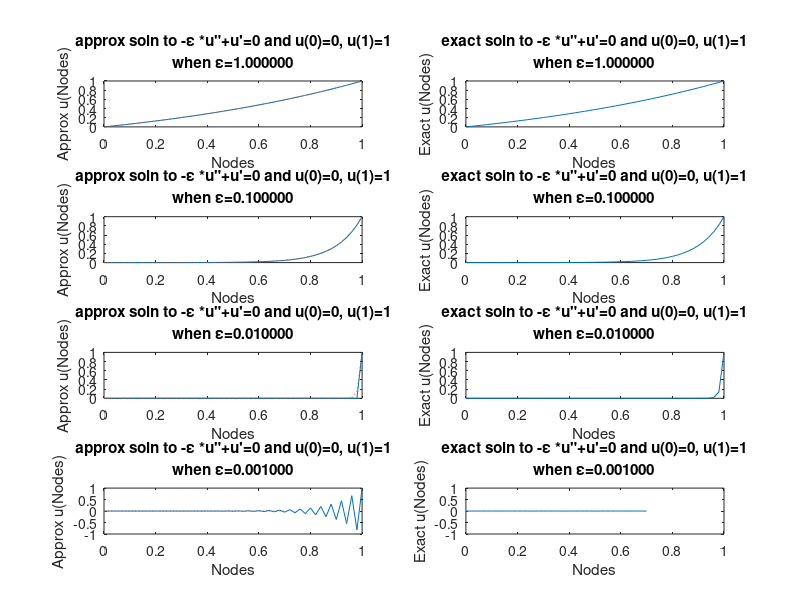

Write the MATLAB code that produced this figure.
delta = 10.^(-[0:3]);
N=49;
h=1/(N+1);

for j=1:length(delta)
    L=-delta(j)/(h^2)*(-2*eye(N,N)+diag(ones(N-1,1),1)+diag(ones(N-1,1),-1));
    D=1/(2*h)*(diag(ones(N-1,1),1)-diag(ones(N-1,1),-1));
    A=L+D;
    b=zeros(N,1);
    b(N)=delta(j)/(h^2)-1/(2*h);
    V=A\b;
    U=[0; V ; 1];

    %generation of approx solution to -eps*u"+u'=0 and u(0)=0, u(1)=1
    subplot(length(delta),2,2*(j-1)+1)
    plot(h*[0 : N+1],U);
    xlabel('Nodes'); ylabel('Approx u(Nodes)');
    hold on;
    title({'approx soln to -\epsilon *u"+u''=0 and u(0)=0, u(1)=1';
            sprintf('when \\epsilon=%f',delta(j))})
    plot(h*[0 : N+1], (exp((h*[0 : N+1])*(1/delta(j)))-1)/(exp(1/delta(j))-1),':')
    %generation of exact solution
    subplot(length(delta),2,2*(j-1)+2)
    plot(h*[0 : N+1], (exp((h*[0 : N+1])*(1/delta(j)))-1)/(exp(1/delta(j))-1))
    xlabel('Nodes'); ylabel('Exact u(Nodes)');
    title({'exact soln to -\epsilon *u"+u''=0 and u(0)=0, u(1)=1';
            sprintf('when \\epsilon=%f',delta(j))})
    
    clear L D A b U
    
end
    